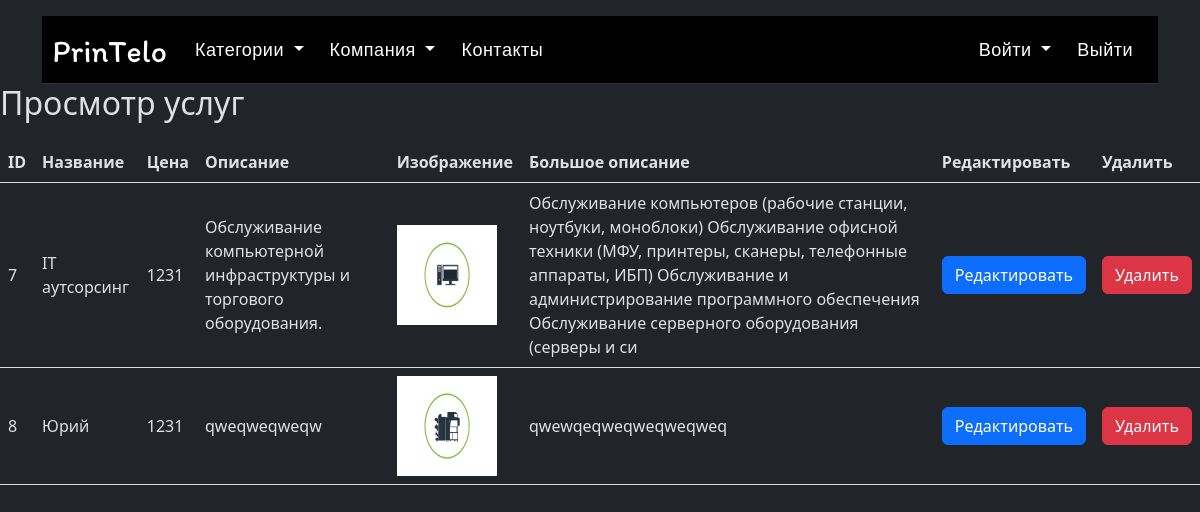
Page /korneuev/view_services.php on the committed database.
### tables this page shows
CREATE TABLE `services` (
  `id` int(11) NOT NULL,
  `name` varchar(255) NOT NULL,
  `description` varchar(255) NOT NULL,
  `price` varchar(255) NOT NULL,
  `image` text NOT NULL,
  `bigdescription` varchar(255) NOT NULL,
  `service_id` int(11) NOT NULL
);

### korneuev/view_services.php (the view, shortened to what this page needs)
<?php
include "header.php";
$servername = "localhost";
$username = "zoxan";
$password = "123";
$dbname = "textovarorg";
try {
    $db = new PDO("mysql:host=$servername;dbname=$dbname", $username, $password);
    $db->setAttribute(PDO::ATTR_ERRMODE, PDO::ERRMODE_EXCEPTION);
} catch(PDOException $e) {
    echo "Ошибка подключения: " . $e->getMessage();
    exit;
}
$stmt = $db->query("SELECT * FROM services");
$services = $stmt->fetchAll();
?>
<h2>Просмотр услуг</h2>
<table>
    <tr>
        <th>ID</th>
        <th>Название</th>
        <th>Цена</th>
        <th>Описание</th>
        <th>Изображение</th>
        <th>Большое описание</th>
        <th>Редактировать</th>
        <th>Удалить</th>
    </tr>
    <?php foreach ($services as $service): ?>
        <tr>
            <td><?php echo $service['id']; ?></td>
            <td><?php echo $service['name']; ?></td>
            <td><?php echo $service['price']; ?></td>
            <td><?php echo $service['description']; ?></td>
            <td><img src="<?php echo $service['image']; ?>" width="100" height="100"></td>
            <td><?php echo $service['bigdescription']; ?></td>
            <td>
                <a href="edit_service.php?edit_id=<?php echo $service['id']; ?>" class="btn btn-primary">Редактировать</a>
            </td>
            <td>
                <form method="post" onsubmit="return confirm('Вы уверены, что хотите удалить эту услугу?');">
                    <button type="submit" class="btn btn-danger">Удалить</button>
                </form>
            </td>
        </tr>
    <?php endforeach; ?>
</table>

### korneuev/view_services.php (style rules this page uses)
table { width: 100%; border-collapse: collapse; margin-top: 20px; }
th, td { padding: 8px; text-align: left; border-bottom: 1px solid #ddd; }

### rows in the picture
services: id "7", name "IT аутсорсинг", price "1231", description "Обслуживание компьютерной инфраструктуры и торгового оборудования.", image (picture), bigdescription "Обслуживание компьютеров (рабочие станции, ноутбуки, моноблоки) Обслуживание офисной техники (МФУ, принтеры, сканеры, телефонные аппараты, ИБП) Обслуживание и администрирование программного обеспечения Обслуживание серверного оборудования (серверы и си"
services: id "8", name "Юрий", price "1231", description "qweqweqweqw", image (picture), bigdescription "qwewqeqweqweqweqweq"
